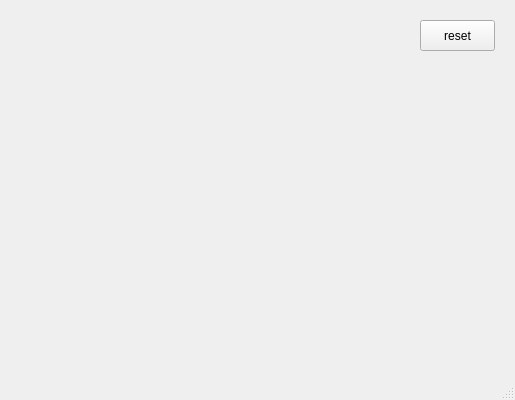
<?xml version="1.0" encoding="UTF-8"?>
<ui version="4.0">
 <class>MainWindow</class>
 <widget class="QMainWindow" name="MainWindow">
  <property name="geometry">
   <rect>
    <x>0</x>
    <y>0</y>
    <width>515</width>
    <height>400</height>
   </rect>
  </property>
  <property name="windowTitle">
   <string>MainWindow</string>
  </property>
  <widget class="QWidget" name="centralwidget">
   <widget class="QPushButton" name="pb_reset">
    <property name="geometry">
     <rect>
      <x>420</x>
      <y>20</y>
      <width>75</width>
      <height>31</height>
     </rect>
    </property>
    <property name="text">
     <string>reset</string>
    </property>
   </widget>
  </widget>
  <widget class="QMenuBar" name="menubar">
   <property name="geometry">
    <rect>
     <x>0</x>
     <y>0</y>
     <width>515</width>
     <height>21</height>
    </rect>
   </property>
  </widget>
  <widget class="QStatusBar" name="statusbar"/>
 </widget>
 <resources/>
 <connections/>
</ui>
